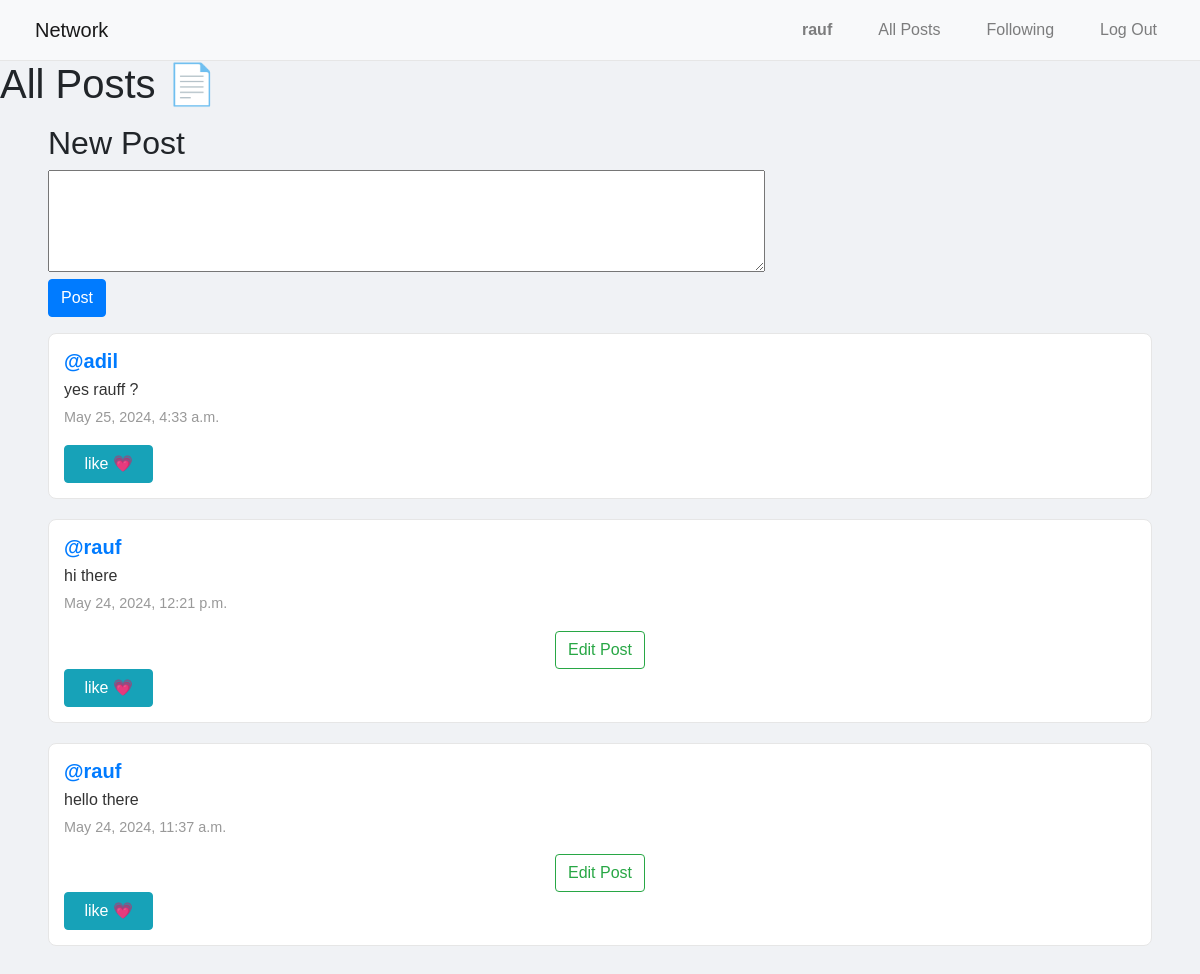
/ (signed in), run on the app's committed database.
### network/models.py (models this page shows, shortened)
class User(AbstractUser):
    pass

class Post(models.Model):
    content = models.CharField(max_length=140)
    user = models.ForeignKey(User, on_delete=models.CASCADE, related_name="author")
    date = models.DateTimeField(auto_now_add=True)

### network/views.py (the view)
# urls.py: path("", views.index, name="index"),
def index(request):
    allPosts = Post.objects.all().order_by("id").reverse()
    paginator = Paginator(allPosts,5)
    page_number = request.GET.get('page')
    posts_of_the_page = paginator.get_page(page_number)
    allLikes = Like.objects.all()
    whoYouLiked = []
    try:
        for like in allLikes:
            if like.user.id == request.user.id:
                whoYouLiked.append(like.post.id)
    except:
        whoYouLiked = []
    return render(request, "network/index.html",{
        "allPosts":allPosts,
        "posts_of_the_page":posts_of_the_page,
        "whoYouLiked":whoYouLiked
    })

### network/templates/network/index.html (shortened to what this page needs)
{% extends "network/layout.html" %}
{% block body %}
<div class="body-content">
    <h1>All Posts 📄</h1>
    {% if user.is_authenticated %}
        <div class="my-3 mx-5">
            <h2>New Post</h2>
            <form action="{% url 'newPost' %}" method="post">
                <textarea name="content" rows="4" cols="75"></textarea>
                <br>
                <input type="submit" value="Post" class="btn btn-primary">
            </form>
        </div>
    {% endif %}
</div>
<div>
    {% for post in posts_of_the_page %}
        <div class="row post mx-5" id="post-{{ post.id }}">
            <h5 class="username"><a href="{% url 'profile' user_id=post.user.id %}">@{{ post.user }}</a></h5>
            <p class="content" id="post-content-{{ post.id }}">{{ post.content }}</p>
            <p class="date">{{ post.date }}</p>
            {% if user.is_authenticated and user == post.user %}
                <div class="d-flex justify-content-center">
                    <button class="btn btn-outline-success" data-toggle="modal" data-target="#modal_edit_post_{{ post.id }}">Edit Post</button>
                </div>
            {% endif %}
            <button class="btn btn-info col-1" id="like-button-{{ post.id }}" onclick="likeHandler({{ post.id }})">
                {% if post.id in whoYouLiked %}
                    unlike 👎
                {% else %}
                    like 💗
                {% endif %}
            </button>
        </div>
    {% endfor %}
</div>
{% endblock %}

### network/templates/network/layout.html (shortened to what this page needs)
{% load static %}
<!DOCTYPE html>
<html lang="en">
    <head>
        <link rel="stylesheet" href="https://stackpath.bootstrapcdn.com/bootstrap/4.4.1/css/bootstrap.min.css">
        <link href="{% static 'network/styles.css' %}" rel="stylesheet">
    </head>
    <body>
        <nav class="navbar navbar-expand-lg navbar-light bg-light">
            <a class="navbar-brand" href="{% url 'index' %} " }}">Network</a>
            <div>
              <ul class="navbar-nav mr-auto">
                {% if user.is_authenticated %}
                    <li class="nav-item">
                        <a class="nav-link" href="{% url 'profile'  user_id=user.id %}"><strong>{{ user.username }}</strong></a>
                    </li>
                {% endif %}
                <li class="nav-item">
                  <a class="nav-link" href="{% url 'index' %}">All Posts</a>
                </li>
                {% if user.is_authenticated %}
                    <li class="nav-item">
                        <a class="nav-link" href="{% url 'following' %}">Following</a>
                    </li>
                    <li class="nav-item">
                        <a class="nav-link" href="{% url 'logout' %}">Log Out</a>
                    </li>
                {% endif %}
              </ul>
            </div>
          </nav>
        <div class="body">
            {% block body %}
            {% endblock %}
        </div>
    </body>
</html>

### network/static/network/styles.css (style rules this page uses)
body { font-family: 'Arial', sans-serif; background-color: #f0f2f5; margin: 0; padding: 0; margin-top: 60px; }
.navbar { background-color: #ffffff; border-bottom: 1px solid #e6e6e6; padding: 10px 20px; display: flex; justify-content: space-between; align-items: center; position: fixed; width: 100%; top: 0; z-index: 1000; }
.navbar a { color: #333; text-decoration: none; margin: 0 15px; }
.post { background-color: #ffffff; border: 1px solid #e6e6e6; border-radius: 8px; margin-bottom: 20px; padding: 15px; overflow: hidden; display: flex; flex-direction: column; }
.post .username { font-weight: bold; color: #333; margin-bottom: 5px; }
.post .content { color: #333; margin-bottom: 5px; }
.post .date { color: #999; font-size: 0.9em; margin-top: auto; }

### data on the page
User: username "rauf"
Post: user "adil", content "yes rauff ?", date "May 25, 2024, 4:33 a.m.", shows "like 💗"
Post: user "rauf", content "hi there", date "May 24, 2024, 12:21 p.m.", shows "like 💗"
Post: user "rauf", content "hello there", date "May 24, 2024, 11:37 a.m.", shows "like 💗"
